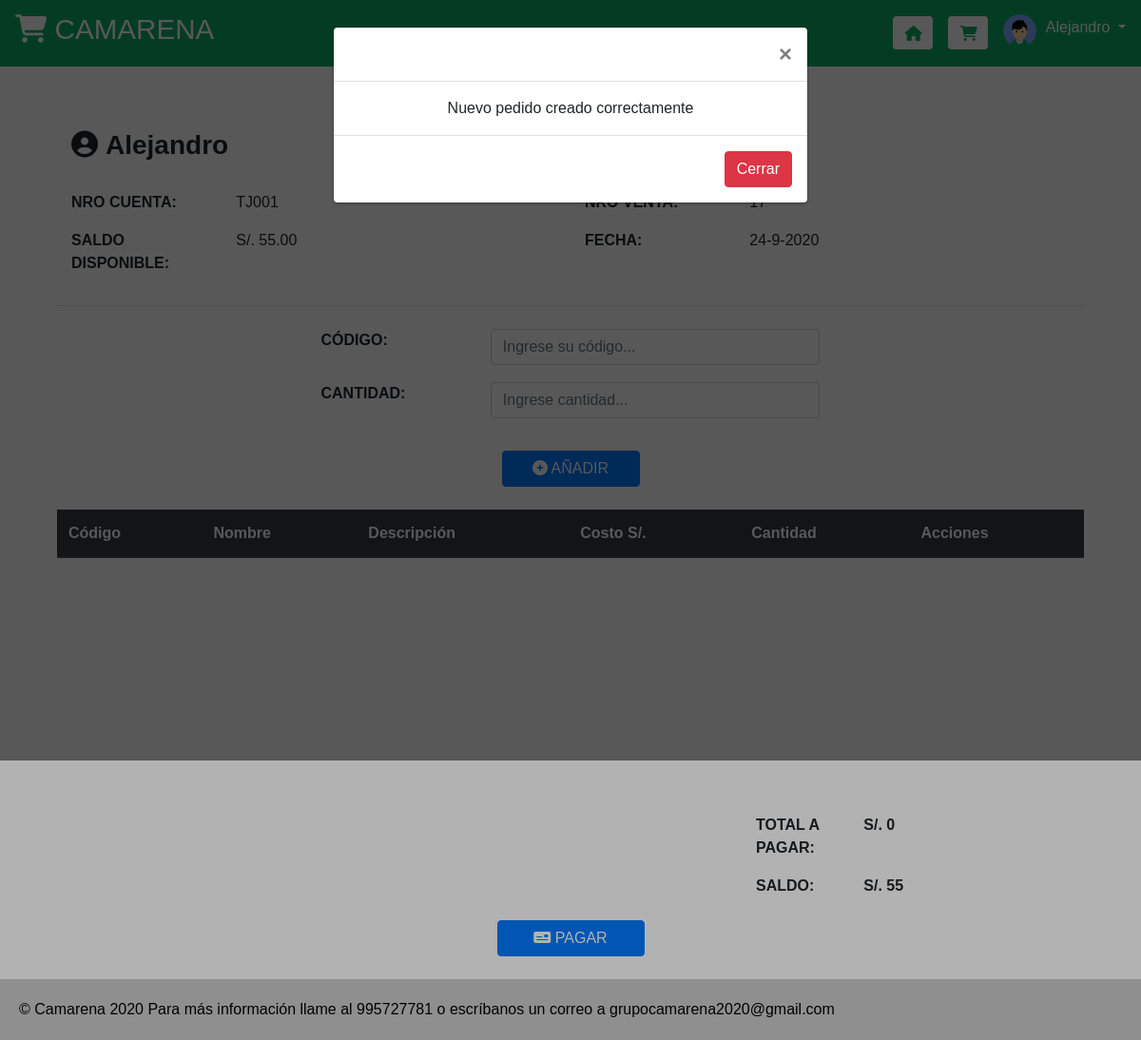
/crearpedido/crear (signed in), run on the app's committed database.
### tables this page shows
CREATE TABLE IF NOT EXISTS `tarjeta` (
  `tarjeta_id` char(5) NOT NULL,
  `cliente_id` char(5) DEFAULT NULL,
  `fechavencimiento` date DEFAULT NULL,
  `saldo` decimal(10,2) DEFAULT NULL,
  PRIMARY KEY (`tarjeta_id`),
  KEY `FK_TARJETA_CLIENTE` (`cliente_id`),
  CONSTRAINT `FK_TARJETA_CLIENTE` FOREIGN KEY (`cliente_id`) REFERENCES `cliente` (`cliente_id`) ON DELETE CASCADE
);

### libs/view.php (called while the page is built, shortened)
<?php
class View{
    function render($nombre){
        require_once 'views/' . $nombre . '.php';
    }
}
?>

### index.php (called while the page is built, shortened)
<?php
    require_once 'libs/database.php';
    require_once 'libs/view.php';
    $app = new App();
?>

### models/crudtarjetamodel.php (called while the page is built, shortened)
<?php
class CrudTarjetaModel extends Model{
    public function getTarjetasDeCliente($cliente_id){
        $items = [];
        try{
            $query = $this->db->connect()->prepare('SELECT * FROM tarjeta WHERE cliente_id = :cliente_id');
            $query->execute(['cliente_id' => $cliente_id]);
            while($row = $query->fetch()){
                $item = new Tarjeta();
                $item->tarjeta_id = $row['tarjeta_id'];
                $item->cliente_id = $row['cliente_id'];
                $item->fechavencimiento = $row['fechavencimiento'];
                $item->saldo  = $row['saldo'];
                array_push($items, $item);
            }
            return $items;
        }catch(PDOException $e){
            return [];
        }
    }
}
?>

### libs/database.php (called while the page is built)
<?php
class Database{
    private $host;
    private $db;
    private $user;
    private $password;
    private $charset;
    public function __construct(){
        $this->host     = constant('HOST');
        $this->db       = constant('DB');
        $this->user     = constant('USER');
        $this->password = constant('PASSWORD');
        $this->charset  = constant('CHARSET');
    }
    function connect(){
        try{
            $connection = "mysql:host=" . $this->host . ";dbname=" . $this->db . ";charset=" . $this->charset;
            $options = [
                PDO::ATTR_ERRMODE            => PDO::ERRMODE_EXCEPTION,
                PDO::ATTR_EMULATE_PREPARES   => false,
            ];
            $pdo = new PDO($connection, $this->user, $this->password, $options);
            return $pdo;
        }catch(PDOException $e){
            print_r('Error connection: ' . $e->getMessage());
        }
    }
}
?>

### views/pedido/index.php (the view, shortened to what this page needs)
<!DOCTYPE html>
<html>
    <head>
		<link rel="stylesheet" href="<?php echo constant('URL'); ?>public/css/AdminLTE.min.css">
		<link rel="stylesheet" href="https://stackpath.bootstrapcdn.com/bootstrap/4.4.1/css/bootstrap.min.css">
	    <link rel="stylesheet" type="text/css" href="<?php echo constant('URL'); ?>public/css/main.css">
	    <link rel="stylesheet" type="text/css" href="<?php echo constant('URL'); ?>public/css/head-foot.css">
	    <link rel="stylesheet" type="text/css" href="<?php echo constant('URL'); ?>public/css/header_cliente.css">
	    <link rel="stylesheet" type="text/css" href="<?php echo constant('URL'); ?>public/css/cuenta_usuario.css">
        <link rel="stylesheet" type="text/css" href="<?php echo constant('URL'); ?>public/css/container.css">
        <link rel="stylesheet" type="text/css" href="<?php echo constant('URL'); ?>public/css/pedido.css">
    </head>
    <body>
        <?php require_once 'views/header_cliente.php'; ?>
        <div class="container" id="contenido">
            <div class="d-flex justify-content-center">
                <h2><strong>Registra tu pedido</strong></h2>
            </div>
            <?php require 'views/alertModal.php'; ?>
<!--             <p>Producto:</p>
            <?php var_dump($this->producto); ?>
            <p>nombreUsuario:</p>
            <?php var_dump($this->nombreUsuario); ?>
            <p>tarjeta:</p>
            <?php var_dump($this->tarjeta); ?>
            <p>venta:</p>
            <?php var_dump($this->nro_venta); ?>
            <p>arr_ProductosDelPedido:</p>
            <?php var_dump($this->arr_ProductosDelPedido); ?> -->
            <form>
            <div class="container">
                <div class="col-md-12" style="margin-left:auto;margin-right:auto;margin-top:auto;margin-bottom:auto">
                    <div class="d-flex">
                        <h3 style="color:##09ea1a"><i class="fas fa-user-circle pr-2"></i><strong><?php echo $this->nombreUsuario; ?></strong></h3>
                    </div>
                    <br>
                    <div class="row">
                        <div class="col-md-6">
                            <div class="form-row ">
                                <div class="col-md-4">
                                    <p><strong>NRO CUENTA:</strong></p>
                                </div>
                                <div class="col-md-8">
                                    <p><?php echo $this->tarjeta->tarjeta_id; ?></p>
                                </div>
                            </div>
                            <div class="form-row ">
                                <div class="col-md-4">
                                    <p><strong>SALDO DISPONIBLE:</strong></p>
                                </div>
                                <div class="col-md-8">
                                    <p>S/. <?php echo $this->tarjeta->saldo; ?></p>
                                </div>
                            </div>
                        </div>
                        <div class="col-md-6">
                            <div class="form-row ">
                                <div class="col-md-4">
                                    <p><strong>NRO VENTA:</strong></p>
                                </div>
                                <div class="col-md-8">
                                    <p><?php echo $this->nro_venta; ?></p>
                                </div>
                            </div>
                            <div class="form-row ">
                                <div class="col-md-4">
                                    <p><strong>FECHA:</strong></p>
                                </div>
                                <div class="col-md-8">
                                    <p><?php
                                    $fecha_imprimible = $this->fecha['mday'].'-'.$this->fecha['mon'].'-'.$this->fecha['year'];
                                    echo $fecha_imprimible;
                                    ?></p>
                                </div>
                            </div>
                        </div>
                    </div>
                </div><hr>
            </div>
            </form>
            <form  action="<?php echo constant('URL'); ?>crearpedido/insertarProducto" method="POST">
                <div class="col-md-6" style="margin-left:auto;margin-right:auto;margin-top:auto;margin-bottom:auto">
                    <div class="form-row py-2">
                        <div class="col-md-4">
                            <p><strong>CÓDIGO:</strong></p>
                        </div>
                        <div class="col-md-8">
                            <input type="text" name="producto_id" class="form-control" placeholder="Ingrese su código..." required  pattern="^PR[0-9]{3}$" >
                        </div>
                    </div>
                    <div class="form-row py-2">
                        <div class="col-md-4">
                            <p><strong>CANTIDAD:</strong></p>
                        </div>
                        <div class="col-md-8">
                            <input type="number" name="cantidad" class="form-control" placeholder="Ingrese cantidad..." required min="0">
                        </div>
                    </div>
                    <div class="d-flex flex-row justify-content-center mt-4">
                        <div class="col-md-4">
                            <button type="submit" class="btn btn-primary btn-block"><i class="fas fa-plus-circle"></i> AÑADIR</button>
                        </div>
                    </div>
                </div>
            </form>
            <center>
                <div class="container mt-4">
                        <div class="table-wrapper-scroll-y my-custom-scrollbar table-responsive">
                                <table class="table table-striped">
                                    <thead class="thead-dark">
                                        <tr>
                                            <th scope="col">Código</th>
                                            <th scope="col">Nombre</th>
                                            <th scope="col">Descripción</th>
                                            <th scope="col">Costo S/.</th>
                                            <th scope="col">Cantidad</th>
                                            <th scope="col">Acciones</th>
                                        </tr>
                                    </thead>
                                </table>
                    </div>
                </div>
            </center>
            <div class="container d-flex flex-row-reverse">
                <div class="col-md-4">
                    <div class="form-row ">
                        <div class="col-md-4">
                                <p><strong>TOTAL A PAGAR:</strong></p>
                            </div>
                            <div class="col-md-4">
                                <p><strong>
                                    <?php
                                    $total_a_pagar = 0;
                                    echo 'S/. '.$total_a_pagar;
                                    ?>
                                </strong></p>
                            </div>
                    </div>
                    <div class="form-row ">
                        <div class="col-md-4">
                            <p><strong>SALDO:</strong></p>
                        </div>
                        <div class="col-md-4">
                                <p><strong>S/.
                                    <?php
                                    echo $this->tarjeta->saldo - $total_a_pagar;
                                    ?>
                                </strong></p>
                            </div>
                    </div>
                </div>
            </div>
            <div class="d-flex flex-row justify-content-center mt-2">
                <div class="col-md-2">
                    <button type="button" class="btn btn-primary btn-block" data-toggle="modal" data-target="#exampleModal"><i class="fas fa-money-check"></i> PAGAR</button>
                 </div>
            </div>
            <br>
        </div>
        <?php require_once "views/footer.php" ?>
    </body>
</html>

### public/css/main.css (style rules this page uses)
body { font-family: Arial, Helvetica, sans-serif; }

### public/css/container.css (style rules this page uses)
.container#contenido { padding-top: 20px; }
.my-custom-scrollbar { height: 300px; overflow: auto; position: relative; }
.table-wrapper-scroll-y { display: block; margin-bottom: 20px; }

### data on the page
tarjeta: tarjeta_id "TJ001", saldo "55.00", $this->tarjeta->saldo-$total_a_pagar "55"

### other printed values
$this->nombreUsuario "Alejandro"
$fecha_imprimible "24-9-2020"
$total_a_pagar "0"
